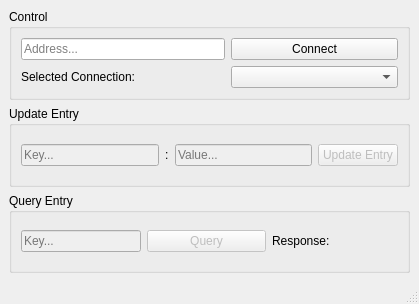
<?xml version="1.0" encoding="UTF-8"?>
<ui version="4.0">
 <class>MainWindow</class>
 <widget class="QMainWindow" name="MainWindow">
  <property name="geometry">
   <rect>
    <x>0</x>
    <y>0</y>
    <width>419</width>
    <height>304</height>
   </rect>
  </property>
  <property name="windowTitle">
   <string>KVS Client</string>
  </property>
  <widget class="QWidget" name="centralwidget">
   <layout class="QVBoxLayout" name="verticalLayout">
    <item>
     <widget class="QGroupBox" name="groupBox">
      <property name="title">
       <string>Control</string>
      </property>
      <layout class="QGridLayout" name="gridLayout_2">
       <item row="1" column="0">
        <widget class="QLabel" name="label_3">
         <property name="text">
          <string>Selected Connection:</string>
         </property>
        </widget>
       </item>
       <item row="0" column="0" colspan="2">
        <widget class="QLineEdit" name="address">
         <property name="placeholderText">
          <string>Address...</string>
         </property>
        </widget>
       </item>
       <item row="0" column="2" colspan="2">
        <widget class="QPushButton" name="connectButton">
         <property name="text">
          <string>Connect</string>
         </property>
        </widget>
       </item>
       <item row="1" column="2" colspan="2">
        <widget class="QComboBox" name="connections">
         <property name="placeholderText">
          <string>No connections...</string>
         </property>
        </widget>
       </item>
      </layout>
     </widget>
    </item>
    <item>
     <widget class="QGroupBox" name="groupBox_2">
      <property name="title">
       <string>Update Entry</string>
      </property>
      <layout class="QGridLayout" name="gridLayout">
       <item row="1" column="0">
        <widget class="QLineEdit" name="keyLine">
         <property name="enabled">
          <bool>false</bool>
         </property>
         <property name="placeholderText">
          <string>Key...</string>
         </property>
        </widget>
       </item>
       <item row="1" column="2">
        <widget class="QLineEdit" name="valueLine">
         <property name="enabled">
          <bool>false</bool>
         </property>
         <property name="placeholderText">
          <string>Value...</string>
         </property>
        </widget>
       </item>
       <item row="1" column="3">
        <widget class="QPushButton" name="sendMessageButton">
         <property name="enabled">
          <bool>false</bool>
         </property>
         <property name="text">
          <string>Update Entry</string>
         </property>
        </widget>
       </item>
       <item row="1" column="1">
        <widget class="QLabel" name="label">
         <property name="text">
          <string>:</string>
         </property>
        </widget>
       </item>
      </layout>
     </widget>
    </item>
    <item>
     <widget class="QGroupBox" name="groupBox_3">
      <property name="title">
       <string>Query Entry</string>
      </property>
      <layout class="QGridLayout" name="gridLayout_3">
       <item row="0" column="5">
        <widget class="QLabel" name="label_2">
         <property name="text">
          <string>Response:</string>
         </property>
        </widget>
       </item>
       <item row="0" column="3" colspan="2">
        <widget class="QPushButton" name="queryButton">
         <property name="enabled">
          <bool>false</bool>
         </property>
         <property name="text">
          <string>Query</string>
         </property>
        </widget>
       </item>
       <item row="0" column="0" colspan="2">
        <widget class="QLineEdit" name="queryKey">
         <property name="enabled">
          <bool>false</bool>
         </property>
         <property name="maximumSize">
          <size>
           <width>270</width>
           <height>16777215</height>
          </size>
         </property>
         <property name="placeholderText">
          <string>Key...</string>
         </property>
        </widget>
       </item>
       <item row="0" column="6">
        <widget class="QLabel" name="queryResponse">
         <property name="text">
          <string>&lt;value&gt;</string>
         </property>
        </widget>
       </item>
      </layout>
     </widget>
    </item>
   </layout>
  </widget>
  <widget class="QMenuBar" name="menubar">
   <property name="geometry">
    <rect>
     <x>0</x>
     <y>0</y>
     <width>419</width>
     <height>21</height>
    </rect>
   </property>
  </widget>
  <widget class="QStatusBar" name="statusbar"/>
 </widget>
 <resources/>
 <connections/>
</ui>
